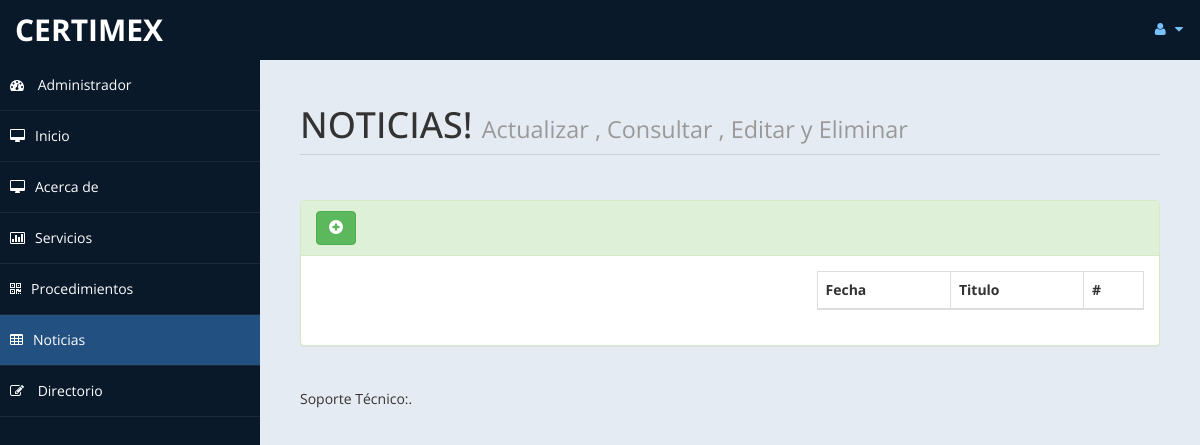
The app's page /Admin/noticias.php, older data.
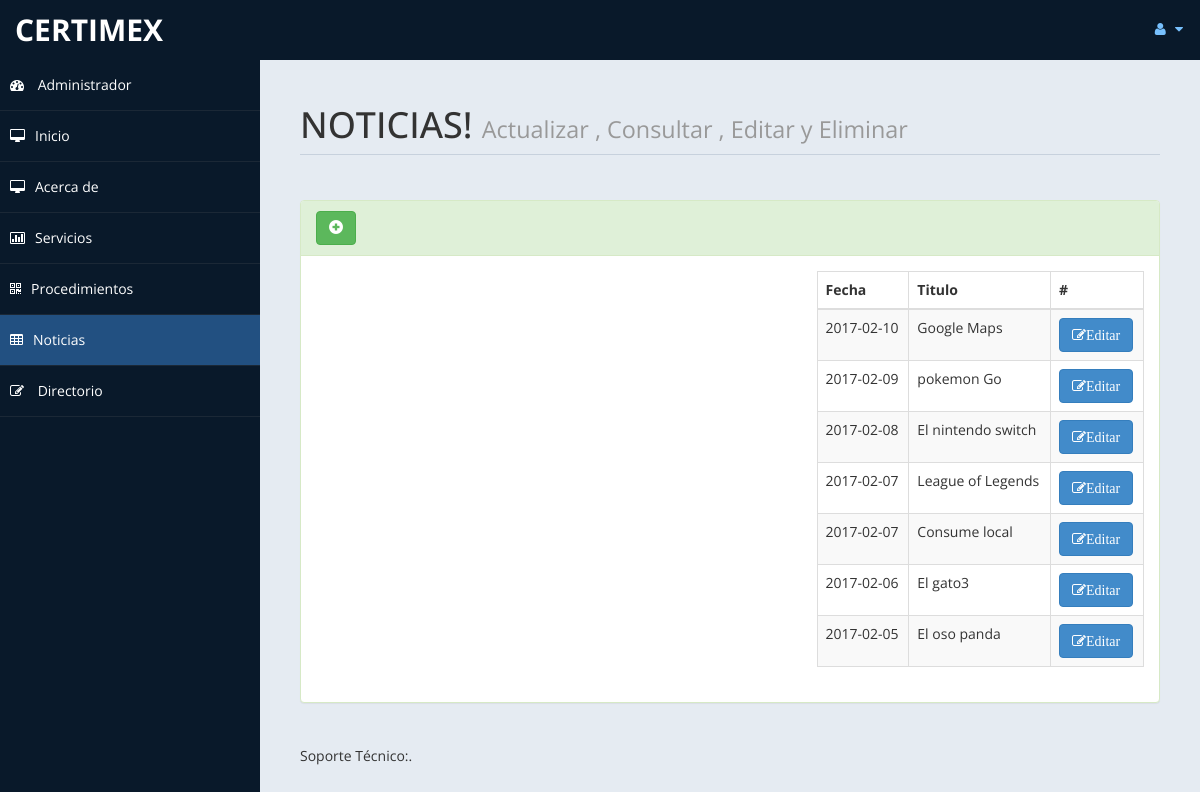
The same page, newer data.
### tables this page shows
CREATE TABLE `noticias` (
  `id_noticias` int(10) NOT NULL,
  `titulo` varchar(500) NOT NULL,
  `contenido` varchar(500) NOT NULL,
  `fecha` date NOT NULL
);

### Admin/noticias.php (the view, shortened to what this page needs)
<!DOCTYPE html>
<html xmlns="http://www.w3.org/1999/xhtml">
<head>
    <link href="assets/css/bootstrap.css" rel="stylesheet" />
    <link href="assets/css/font-awesome.css" rel="stylesheet" />
    <link href="assets/js/morris/morris-0.4.3.min.css" rel="stylesheet" />
    <link href="assets/css/custom-styles.css" rel="stylesheet" />
</head>
<body>
    <div id="wrapper">
        <nav class="navbar navbar-default top-navbar" role="navigation">
            <div class="navbar-header">
                <a class="navbar-brand" href="index.html">CERTIMEX</a>
            </div>
            <ul class="nav navbar-top-links navbar-right">
                <li class="dropdown">
                    <a class="dropdown-toggle" data-toggle="dropdown" href="#" aria-expanded="false">
                        <i class="fa fa-user fa-fw"></i> <i class="fa fa-caret-down"></i>
                    </a>
                </li>
            </ul>
        </nav>
        <nav class="navbar-default navbar-side" role="navigation">
            <div class="sidebar-collapse">
                <ul class="nav" id="main-menu">
                    <li>
                        <a href="index.html"><i class="fa fa-dashboard"></i> Administrador</a>
                    </li>
					<li>
                        <a href="inicio.php"><i class="fa fa-desktop"></i>Inicio</a>
                    </li>
                    <li>
                        <a href="acerca.php"><i class="fa fa-desktop"></i>Acerca de</a>
                    </li>
					<li>
                        <a href="servicios.php"><i class="fa fa-bar-chart-o"></i>Servicios</a>
                    </li>
                    <li>
                        <a href="procedimientos.php"><i class="fa fa-qrcode"></i>Procedimientos</a>
                    </li>
                    <li>
                        <a class="active-menu" href="noticias.php" class="active-menu"><i class="fa fa-table"></i>Noticias</a>
                    </li>
                    <li>
                        <a href="directorio.php"><i class="fa fa-edit"></i> Directorio </a>
                    </li>
                </ul>
            </div>
        </nav>
        <div id="page-wrapper">
            <div id="page-inner">
                <div class="row">
                    <div class="col-md-12">
                        <h1 class="page-header">
                            NOTICIAS! <small> Actualizar , Consultar , Editar y Eliminar  </small>
                        </h1>
                    </div>
                </div>
				<div class="row">
					<div class="col-md-12 col-xs-12 col-sm-12 ">
					<div class="panel panel-success ">
						<div class="panel-heading">
							<button type="button" class="btn btn-success" href="#formulario" data-toggle="tab">
							<i class="glyphicon glyphicon-plus-sign"></i>
							</button>
						</div>
						<div class="panel-body">
							<div class="row">
								<div class="col-md-7 col-sm-7 tab-content">
									<?php
										include("../Procesos/conexion.php");
									?>
								</div>
								<div class="col-md-5 col-sm-5">
									<div class="table-responsive">
										<table class="table table-striped table-bordered table-hover" id="dataTables-example">
											<thead>
												<tr>
													<th>Fecha</th>
													<th>Titulo</th>
													<th>#</th>
												</tr>
											</thead>
											<tbody>
												<?php
													$consulta="SELECT id_noticias,titulo,fecha FROM noticias ORDER BY fecha DESC";
													$resultado= $mysqli->query($consulta);
													while($fila = $resultado->fetch_row()){
														echo "<tr>";
														echo "<td>$fila[2]</td>";
														echo "<td>$fila[1]</td>";
														echo "<td class=\"\"><button class=\"btn btn-primary\" href=\"#$fila[0]\" data-toggle=\"tab\"><i class=\"fa fa-edit \">Editar</i></button>";
														echo "</tr>";
													}
												?>
											</tbody>
										</table>
									</div>
								</div>
							</div>
						</div>
					</div>
					</div>
				</div>
				<footer><p>Soporte Técnico:.  <a href="#"></a></p></footer>
			</div>
        </div>
    </div>
</body>
</html>

### Admin/assets/css/custom-styles.css (style rules this page uses)
body { font-family: 'Open Sans', sans-serif; }
#wrapper { width: 100%; background:#09192A; }
#page-wrapper { padding: 15px 15px; min-height: 600px; background:#E5EBF2; }
#page-inner { width:100%; margin:10px 20px 10px 0px; background-color:transparent; padding:10px; min-height:1200px; }
h1, .h1, h2, .h2, h3, .h3 { margin-top: 7px; margin-bottom: -5px; }
p { font-size:16px; line-height:25px; padding-top:20px; }
.page-header { padding-bottom: 9px; margin: 10px 0 45px; border-bottom: 1px solid #C7D1DD; }
footer p { font-size: 14px; }
.top-navbar { margin:0px; }
.top-navbar .navbar-brand { color: #fff; width: 260px; text-align: left; height: 60px; font-size: 30px; font-weight: 700; text-transform: uppercase; line-height: 30px; }
.top-navbar .nav > li { position: relative; display: inline-block; }
.top-navbar .nav > li > a { position: relative; display: block; padding: 19px 15px; color: #77C0FD; }
.active-menu { background-color:#225081!important; }
.sidebar-collapse , .sidebar-collapse .nav { background:none; }
.sidebar-collapse .nav { padding:0; }
.sidebar-collapse .nav > li > a { color:#fff; background:transparent; text-shadow:none; }
.sidebar-collapse > .nav > li > a { padding:15px 10px; }
.sidebar-collapse > .nav > li { border-bottom: 1px solid rgba(107, 108, 109, 0.19); }
.navbar-side { border:none; background-color: transparent; }
.top-navbar { background:#09192A; border-bottom:none; }
.top-navbar .nav > li > a > i { margin-right: 2px; }
.navbar-default { border:0px solid black; }
.navbar-header { background: #09192A; }
.nav > li > a > i { margin-right:10px; }
@media (min-width:768px) { #page-wrapper { margin: 0 0 0 260px; padding: 15px 30px; min-height: 1200px; } }
@media (min-width:768px) { .navbar-side { z-index: 1; position: absolute; width: 260px; } }
@media (min-width:768px) { .navbar { border-radius: 0px; } }

Row changes from the older to the newer data that the page shows:
added noticias: fecha "2017-02-10", titulo "Google Maps"
added noticias: fecha "2017-02-09", titulo "pokemon Go"
added noticias: fecha "2017-02-08", titulo "El nintendo switch"
added noticias: fecha "2017-02-07", titulo "League of Legends"
added noticias: fecha "2017-02-07", titulo "Consume local"
added noticias: fecha "2017-02-06", titulo "El gato3"
added noticias: fecha "2017-02-05", titulo "El oso panda"
